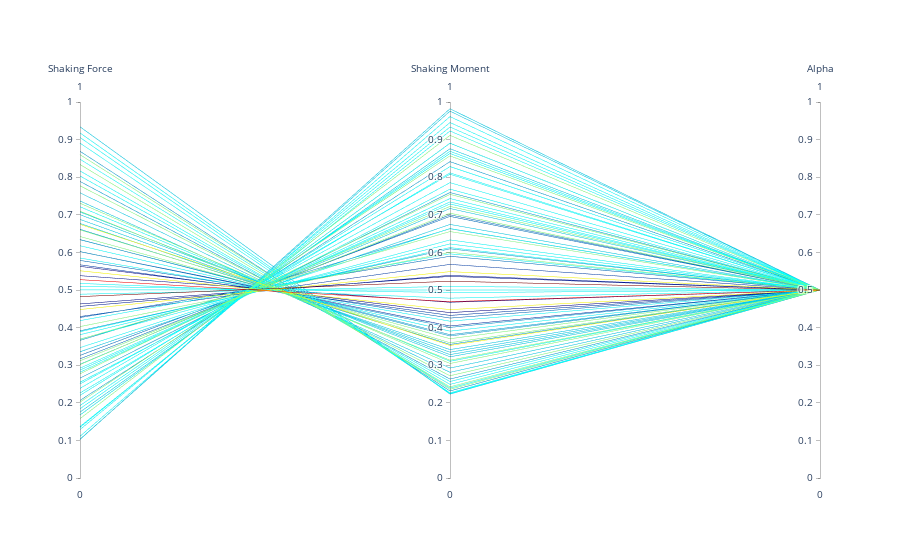

This figure's notebook cell:
### Code cell
fig = go.Figure(data =
    go.Parcoords(
        line = dict(color = alpha, colorscale = px.colors.sequential.Jet),
        dimensions = figure
    )
)
fig.show()
